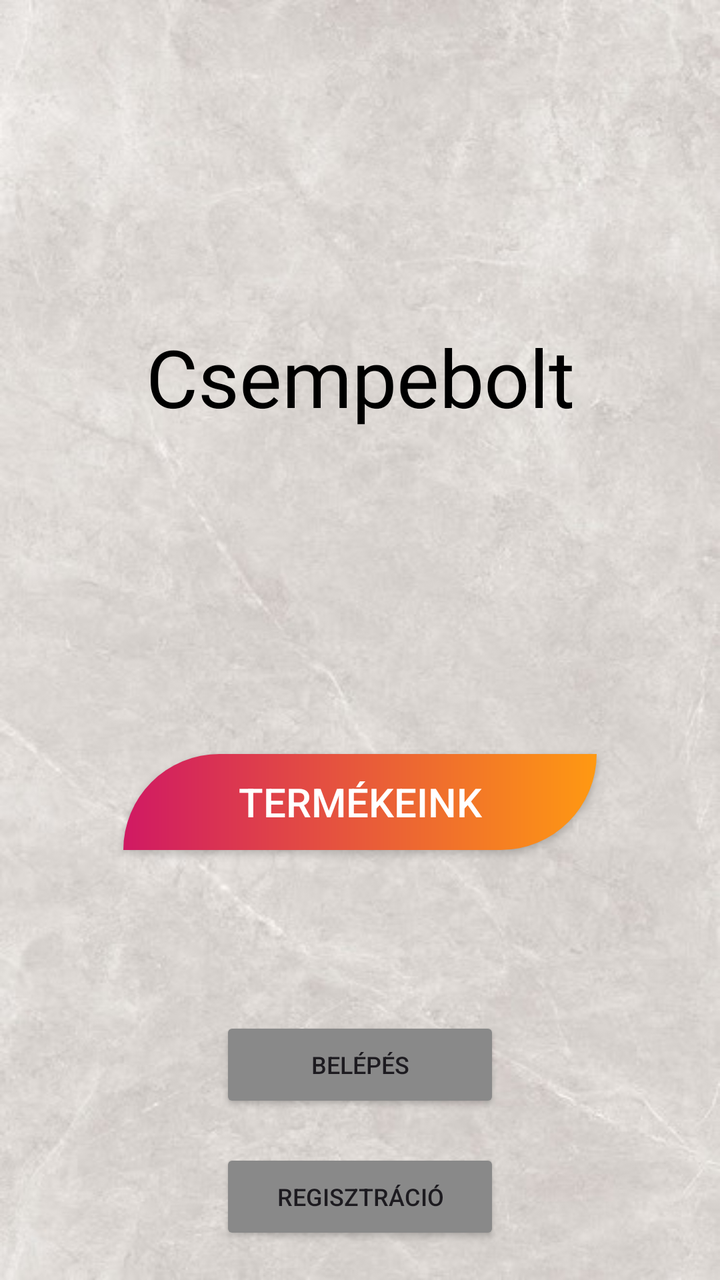
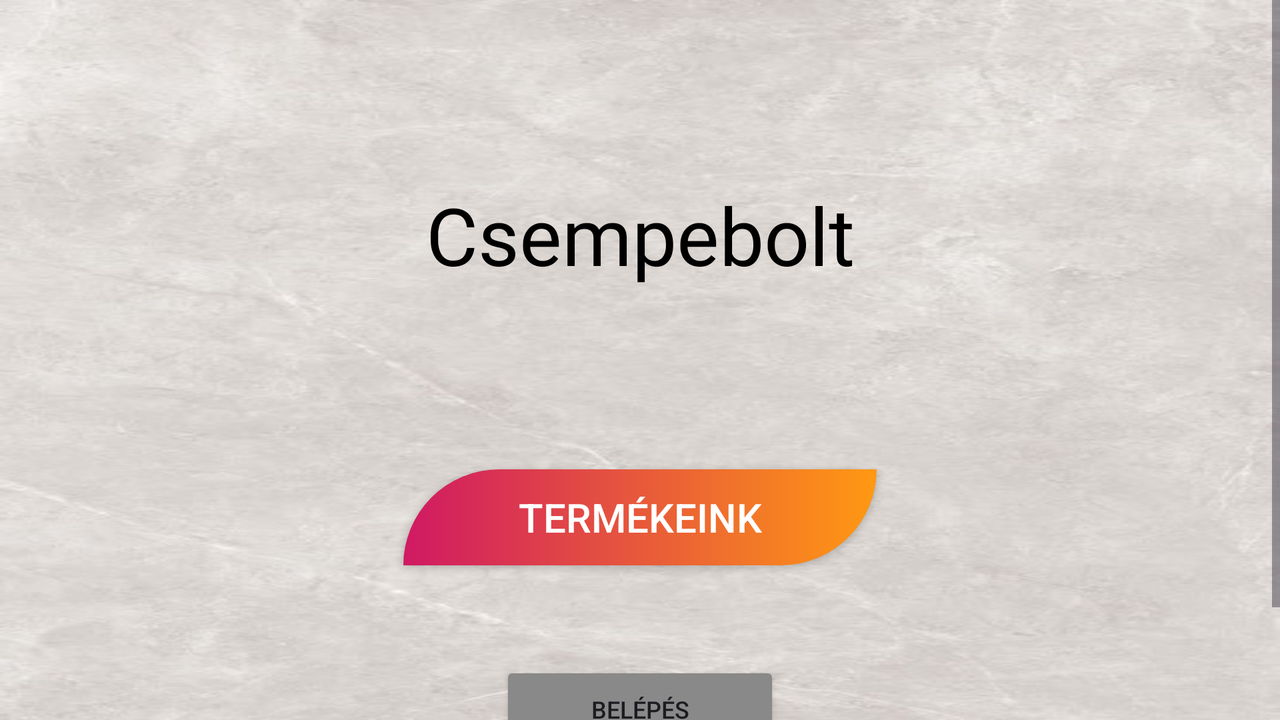

One screen, two layout resources from the same app: the default and the author's alternative for another configuration. Each is rendered where Android would select it; the XML of both is given below.
<!-- AndroidManifest.xml: application theme Theme.CsempeShop -->
<!-- res/layout/activity_main.xml -->
<?xml version="1.0" encoding="utf-8"?>
<androidx.constraintlayout.widget.ConstraintLayout xmlns:android="http://schemas.android.com/apk/res/android"
    xmlns:app="http://schemas.android.com/apk/res-auto"
    xmlns:tools="http://schemas.android.com/tools"
    android:layout_width="match_parent"
    android:layout_height="match_parent"
    tools:context=".MainActivity"
    android:background="@drawable/tiles_bg_1">

    <TextView
        android:id="@+id/appTitle"
        app:layout_constraintTop_toTopOf="parent"
        app:layout_constraintBottom_toTopOf="@id/toShopButton"
        app:layout_constraintEnd_toEndOf="parent"
        app:layout_constraintStart_toStartOf="parent"
        android:layout_width="wrap_content"
        android:layout_height="wrap_content"
        android:text="@string/csempebolt"
        android:textSize="40sp"
        android:textColor="@color/black"
        />

    <androidx.appcompat.widget.AppCompatButton
        android:id="@+id/toShopButton"
        android:layout_width="wrap_content"
        android:layout_height="wrap_content"
        android:ems="10"
        android:onClick="toShop"
        android:text="@string/toShop"
        android:textSize="20sp"
        app:layout_constraintBottom_toBottomOf="parent"
        app:layout_constraintEnd_toEndOf="parent"
        app:layout_constraintStart_toStartOf="parent"
        app:layout_constraintTop_toTopOf="@id/appTitle"
        android:background="@drawable/cta_bg"
        android:textColor="@color/white"
        />

    <Button
        android:id="@+id/loginButton"
        android:layout_width="wrap_content"
        android:layout_height="wrap_content"
        android:ems="10"
        android:onClick="login"
        android:text="@string/login"
        android:textSize="12sp"
        app:layout_constraintBottom_toBottomOf="parent"
        app:layout_constraintEnd_toEndOf="parent"
        app:layout_constraintStart_toStartOf="parent"
        android:backgroundTint="@color/grey"
        app:layout_constraintTop_toBottomOf="@id/toShopButton" />

    <Button
        android:id="@+id/registerButton"
        android:layout_width="wrap_content"
        android:layout_height="wrap_content"
        android:ems="10"
        android:onClick="register"
        android:textSize="12sp"
        android:text="@string/registration"
        app:layout_constraintBottom_toBottomOf="parent"
        app:layout_constraintEnd_toEndOf="parent"
        app:layout_constraintStart_toStartOf="parent"
        android:backgroundTint="@color/grey"
        app:layout_constraintTop_toBottomOf="@id/loginButton" />

    <Button
        android:id="@+id/logoutButton"
        android:layout_width="wrap_content"
        android:layout_height="wrap_content"
        android:ems="10"
        android:onClick="logout"
        android:textSize="12sp"
        android:text="@string/logout"
        app:layout_constraintBottom_toBottomOf="parent"
        app:layout_constraintEnd_toEndOf="parent"
        app:layout_constraintStart_toStartOf="parent"
        android:backgroundTint="@color/grey"
        app:layout_constraintTop_toBottomOf="@id/toShopButton"
        android:visibility="gone"/>


</androidx.constraintlayout.widget.ConstraintLayout>
<!-- resources referenced by this layout -->
<resources>
  <color name="black">#FF000000</color>
  <color name="grey">#898989</color>
  <color name="white">#FFFFFFFF</color>
  <!-- drawable cta_bg (drawable) -->
  <?xml version="1.0" encoding="utf-8"?>
  <shape xmlns:android="http://schemas.android.com/apk/res/android">
      <gradient android:startColor="#d01963"
          android:endColor="#ff9912" />
          <corners android:topLeftRadius="60dp"
              android:bottomRightRadius="60dp" />
  </shape>
  <!-- drawable tiles_bg_1: jpg bitmap (drawable, 50965 bytes) -->
  <string name="csempebolt">Csempebolt</string>
  <string name="login">Belépés</string>
  <string name="logout">Kijelentkezés</string>
  <string name="registration">Regisztráció</string>
  <string name="toShop">Termékeink</string>
  <style name="Theme.CsempeShop" parent="Base.Theme.CsempeShop" />
  <style name="Base.Theme.CsempeShop" parent="Theme.Material3.DayNight.NoActionBar">
          
          
      </style>
</resources>
<!-- res/layout-land/activity_main.xml (the author's variant of the layout above) -->
<!-- drawn on the phone turned sideways -->
<?xml version="1.0" encoding="utf-8"?>
<ScrollView
    xmlns:android="http://schemas.android.com/apk/res/android"
    android:layout_width="match_parent"
    android:layout_height="match_parent">
<androidx.constraintlayout.widget.ConstraintLayout xmlns:android="http://schemas.android.com/apk/res/android"
    xmlns:app="http://schemas.android.com/apk/res-auto"
    xmlns:tools="http://schemas.android.com/tools"
    android:layout_width="match_parent"
    android:layout_height="match_parent"
    tools:context=".MainActivity"
    android:background="@drawable/tiles_bg_1">

    <TextView
        android:id="@+id/appTitle"
        app:layout_constraintTop_toTopOf="parent"
        app:layout_constraintBottom_toTopOf="@id/toShopButton"
        app:layout_constraintEnd_toEndOf="parent"
        app:layout_constraintStart_toStartOf="parent"
        android:layout_width="wrap_content"
        android:layout_height="wrap_content"
        android:text="@string/csempebolt"
        android:textSize="40sp"
        android:textColor="@color/black"
        />

    <androidx.appcompat.widget.AppCompatButton
        android:id="@+id/toShopButton"
        android:layout_width="wrap_content"
        android:layout_height="wrap_content"
        android:ems="10"
        android:onClick="toShop"
        android:text="@string/toShop"
        android:textSize="20sp"
        app:layout_constraintBottom_toBottomOf="parent"
        app:layout_constraintEnd_toEndOf="parent"
        app:layout_constraintStart_toStartOf="parent"
        app:layout_constraintTop_toTopOf="@id/appTitle"
        android:background="@drawable/cta_bg"
        android:textColor="@color/white"
        />

    <Button
        android:id="@+id/loginButton"
        android:layout_width="wrap_content"
        android:layout_height="wrap_content"
        android:ems="10"
        android:onClick="login"
        android:text="@string/login"
        android:textSize="12sp"
        app:layout_constraintBottom_toBottomOf="parent"
        app:layout_constraintEnd_toEndOf="parent"
        app:layout_constraintStart_toStartOf="parent"
        android:backgroundTint="@color/grey"
        app:layout_constraintTop_toBottomOf="@id/toShopButton" />

    <Button
        android:id="@+id/registerButton"
        android:layout_width="wrap_content"
        android:layout_height="wrap_content"
        android:ems="10"
        android:onClick="register"
        android:textSize="12sp"
        android:text="@string/registration"
        app:layout_constraintBottom_toBottomOf="parent"
        app:layout_constraintEnd_toEndOf="parent"
        app:layout_constraintStart_toStartOf="parent"
        android:backgroundTint="@color/grey"
        app:layout_constraintTop_toBottomOf="@id/loginButton" />

    <Button
        android:id="@+id/logoutButton"
        android:layout_width="wrap_content"
        android:layout_height="wrap_content"
        android:ems="10"
        android:onClick="logout"
        android:textSize="12sp"
        android:text="@string/logout"
        app:layout_constraintBottom_toBottomOf="parent"
        app:layout_constraintEnd_toEndOf="parent"
        app:layout_constraintStart_toStartOf="parent"
        android:backgroundTint="@color/grey"
        app:layout_constraintTop_toBottomOf="@id/toShopButton"
        android:visibility="gone"/>


</androidx.constraintlayout.widget.ConstraintLayout>
</ScrollView>
